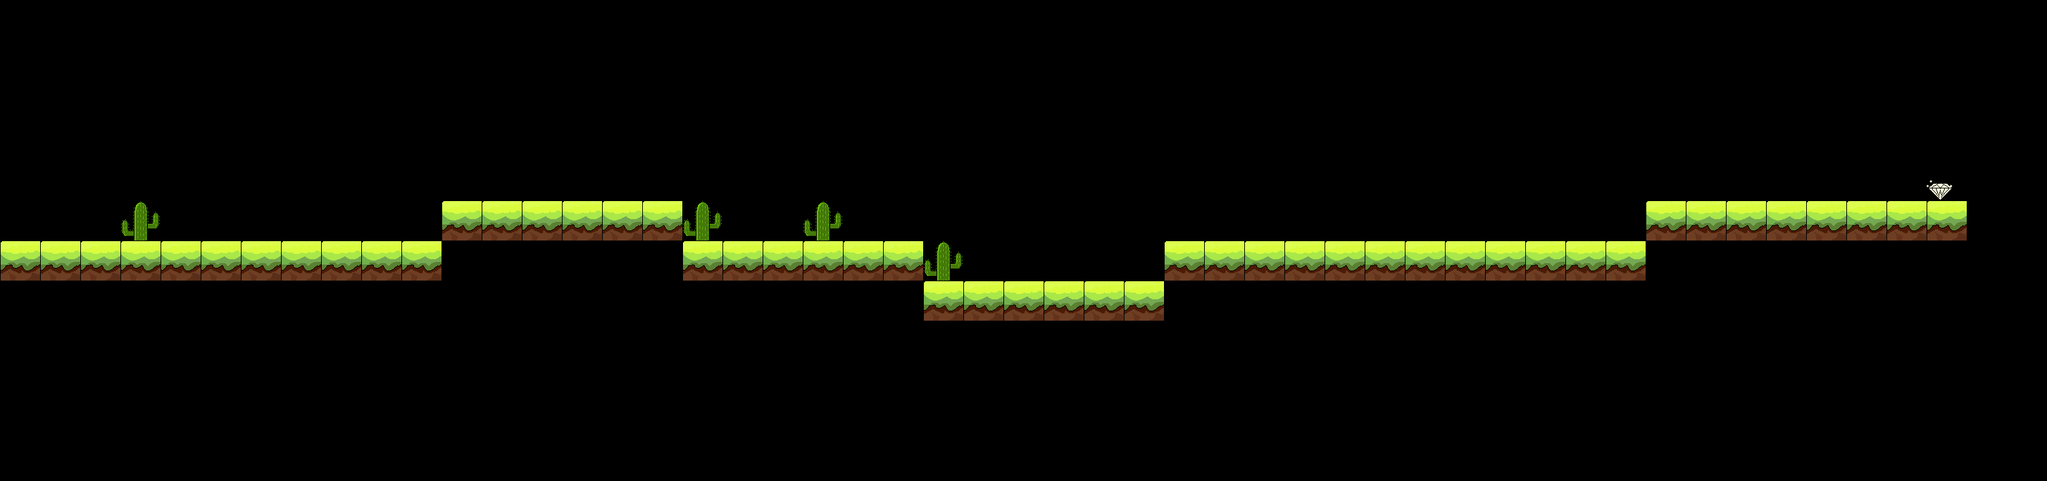

Below is a game level as drawn by its tile map, then a one-line description and the .tmx that defines it (tile-layer data replaced by summaries):
An orthogonal 51x12 tile map with 60x60 px tiles, 3 tile layers (road1, diamond, stuck1), 8 tilesets.

<map version="1.0" orientation="orthogonal" width="51" height="12" tilewidth="60" tileheight="60">
 <tileset firstgid="1" name="road" tilewidth="60" tileheight="60">
  <image source="mszy/road1.png" width="89" height="81" />
 </tileset>
 <tileset firstgid="2" name="stuckup" tilewidth="60" tileheight="120">
  <image source="mszy/stuck1.png" width="89" height="143" />
 </tileset>
 <tileset firstgid="3" name="icon_diamond" tilewidth="39" tileheight="30">
  <image source="mszy/icon_diamond.png" width="39" height="30" />
 </tileset>
 <tileset firstgid="4" name="下" tilewidth="60" tileheight="60">
  <image source="mszy/road1.png" width="89" height="81" />
 </tileset>
 <tileset firstgid="5" name="stuckdown" tilewidth="60" tileheight="120">
  <image source="mszy/stuck2.png" width="89" height="143" />
 </tileset>
 <tileset firstgid="6" name="障碍右" tilewidth="120" tileheight="60">
  <image source="mszy/stuck4.png" width="143" height="89" />
 </tileset>
 <tileset firstgid="7" name="stuckleft" tilewidth="120" tileheight="60">
  <image source="mszy/stuck3.png" width="143" height="89" />
 </tileset>
 <tileset firstgid="8" name="icon_zhangaiwu" tilewidth="60" tileheight="60">
  <image source="mszy/icon_zhangaiwu.png" width="60" height="63" />
 </tileset>
 <layer name="road1" width="51" height="12">
  <data>[612 cells, 49 non-empty, 1 distinct tile ids]</data>
 </layer>
 <layer name="diamond" width="51" height="12">
  <data>[612 cells, 1 non-empty, 1 distinct tile ids]</data>
 </layer>
 <layer name="stuck1" width="51" height="12">
  <data>[612 cells, 4 non-empty, 1 distinct tile ids]</data>
 </layer>
</map>
